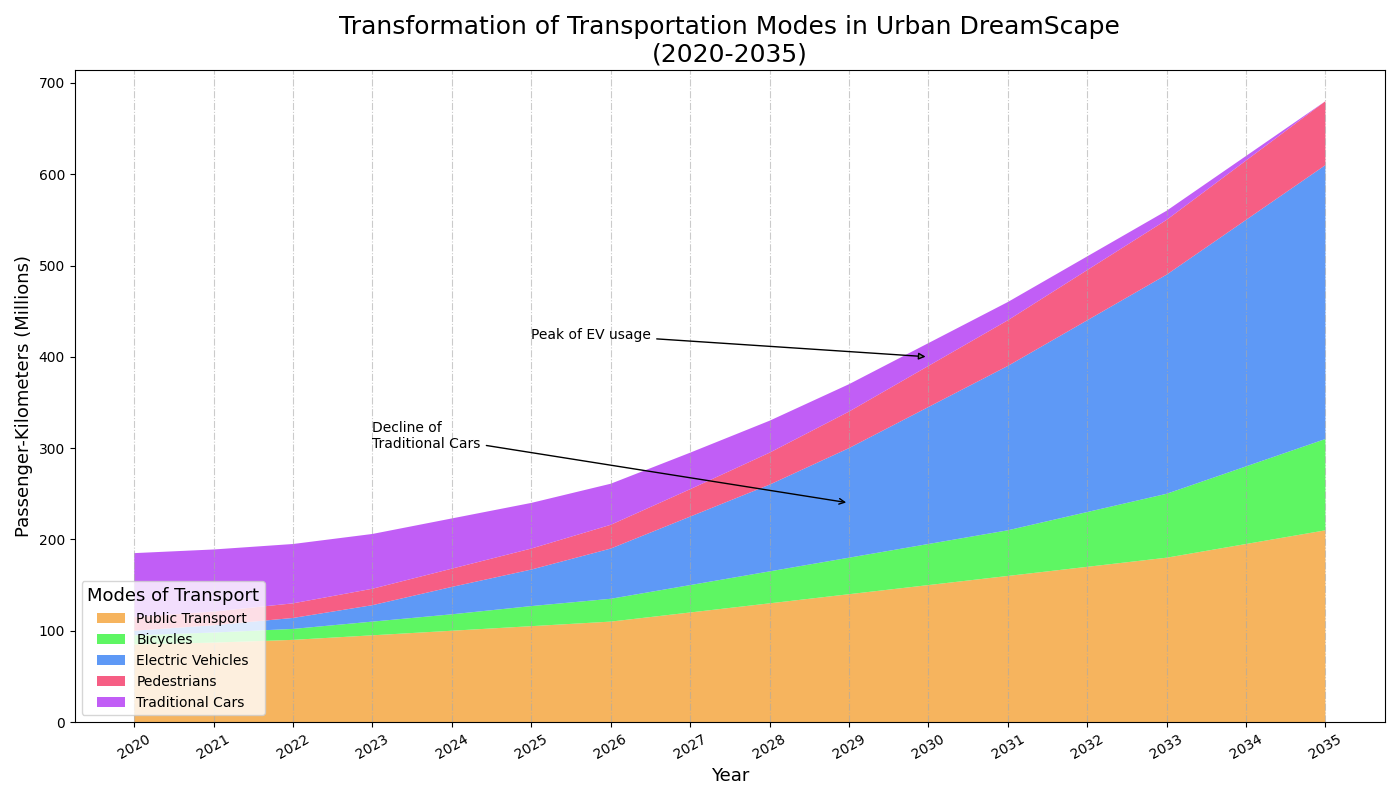

Reproduce this figure in Python.
import numpy as np
import matplotlib.pyplot as plt

# Define the years
years = np.arange(2020, 2036)

# Data for different modes of transportation (in million passenger-kilometers)
public_transport = np.array([85, 87, 90, 95, 100, 105, 110, 120, 130, 140, 150, 160, 170, 180, 195, 210])
bicycles = np.array([10, 11, 12, 15, 18, 22, 25, 30, 35, 40, 45, 50, 60, 70, 85, 100])
electric_vehicles = np.array([5, 8, 12, 18, 30, 40, 55, 75, 95, 120, 150, 180, 210, 240, 270, 300])
pedestrians = np.array([15, 15, 16, 18, 20, 23, 26, 30, 35, 40, 45, 50, 55, 60, 65, 70])
traditional_cars = np.array([70, 68, 65, 60, 55, 50, 45, 40, 35, 30, 25, 20, 15, 10, 5, 0])

# Stacked area plot
plt.figure(figsize=(14, 8))

# Plotting the area chart
plt.stackplot(years, public_transport, bicycles, electric_vehicles, pedestrians, traditional_cars,
              labels=['Public Transport', 'Bicycles', 'Electric Vehicles', 'Pedestrians', 'Traditional Cars'],
              colors=['#f5a742', '#42f548', '#4287f5', '#f5426f', '#b742f5'], alpha=0.85)

# Title and labels
plt.title("Transformation of Transportation Modes in Urban DreamScape\n(2020-2035)", fontsize=18, fontweight='normal')
plt.xlabel("Year", fontsize=13)
plt.ylabel("Passenger-Kilometers (Millions)", fontsize=13)

# Legend
plt.legend(loc='lower left', fontsize=10, title='Modes of Transport', title_fontsize='13')

# Annotations to highlight key transitions
plt.annotate('Peak of EV usage', xy=(2030, 400), xytext=(2025, 420),
             arrowprops=dict(facecolor='grey', arrowstyle='-|>'), fontsize=10)

plt.annotate('Decline of\nTraditional Cars', xy=(2029, 240), xytext=(2023, 300),
             arrowprops=dict(facecolor='darkgrey', arrowstyle='->'), fontsize=10)

# Customize x-axis labels
plt.xticks(years, rotation=30)

# Grid for better readability
plt.grid(axis='x', linestyle='-.', color='darkgrey', alpha=0.6)

# Adjust layout
plt.tight_layout()

# Show the plot
plt.show()
